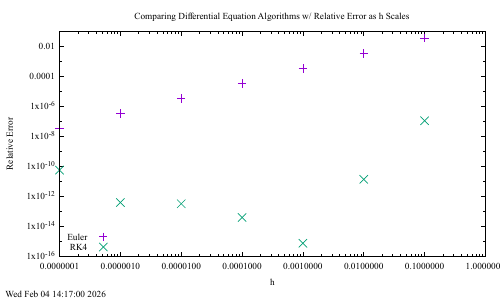

Generate this figure with gnuplot:
# plot file for diffeq_test_exp_back
set timestamp

set xlabel 'h'
set ylabel 'Relative Error'

set title 'Comparing Differential Equation Algorithms w/ Relative Error as h Scales'

set logscale 

set key bottom left

plot \
    "diffeq_h_scaling.dat" using ($1):($2) title 'Euler', \
    "diffeq_h_scaling.dat" using ($1):($3) title 'RK4'

set terminal pdfcairo enhanced color font "Times New Roman, 10"
set output "diffeq_test_scaling.pdf"
replot
set output